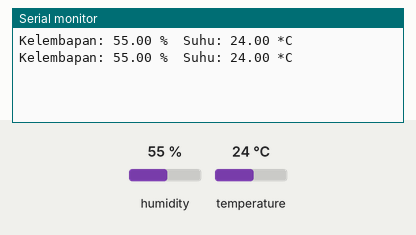
This sketch was run on a simulated Arduino Uno, built with avr-gcc and run on an emulated ATmega328P. On the bench: the last lines printed to the serial monitor. The test bench sets the inputs (shaded band); at power-on: humidity 55 %, temperature 24 °C.

Above: at 2.8 s.
2.9 s: humidity set to 22 %
At 5.3 s:
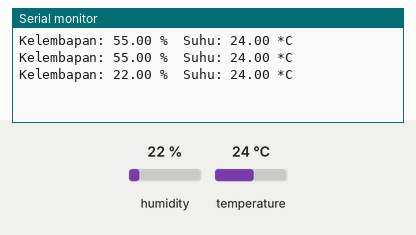
5.6 s: temperature set to 12 °C
At 6.6 s:
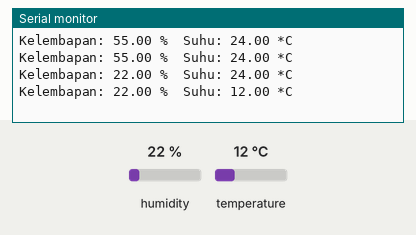
8.3 s: humidity set to 40 %
At 11.4 s:
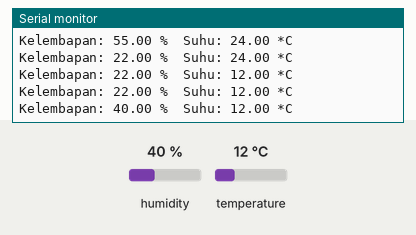
Timing chart, 0 to 12.9 s (numbered marks = the images above; inputs shaded):
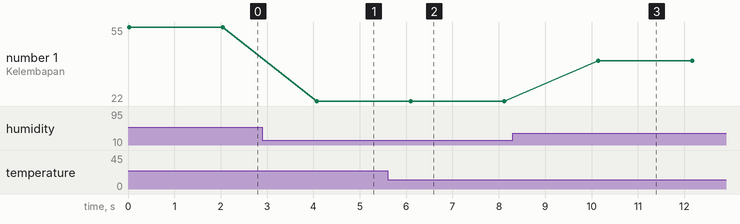

Measured:
- after the input at 2.9 s, the serial monitor: prints a new line after 1.2 s (image 1)
- after the input at 5.6 s, the serial monitor: prints a new line after 0.50 s (image 2)
- after the input at 8.3 s, the serial monitor: prints a new line after 1.8 s (image 3)
- plotted number 1: 55 → 22 after the input at 2.9 s, 22 → 40 after the input at 8.3 s

The sketch:

Tugas_UAS.ino
```cpp
#include <DHT.h>

#define DHTPIN 2        // Pin digital yang terhubung ke pin DATA pada DHT11
#define DHTTYPE DHT11   // Menggunakan sensor DHT11

DHT dht(DHTPIN, DHTTYPE); // Inisialisasi DHT sensor

void setup() {
  Serial.begin(9600);   // Memulai komunikasi serial
  dht.begin();          // Memulai sensor DHT
}

void loop() {
  // Membaca suhu dan kelembapan
  float h = dht.readHumidity();
  float t = dht.readTemperature();

  // Cek apakah pembacaan gagal dan ulangi jika perlu
  if (isnan(h) || isnan(t)) {
    Serial.println("Gagal membaca dari sensor DHT!");
    return;
  }

  // Menampilkan hasil pembacaan
  Serial.print("Kelembapan: ");
  Serial.print(h);
  Serial.print(" %\t");
  Serial.print("Suhu: ");
  Serial.print(t);
  Serial.println(" *C");

  delay(2000); // Delay selama 2 detik sebelum pembacaan berikutnya
}
```
